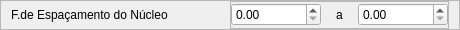
         <widget class="QFrame" name="botao_menu_16">
          <property name="geometry">
           <rect>
            <x>0</x>
            <y>117</y>
            <width>460</width>
            <height>30</height>
           </rect>
          </property>
          <property name="sizePolicy">
           <sizepolicy hsizetype="Maximum" vsizetype="Preferred">
            <horstretch>0</horstretch>
            <verstretch>0</verstretch>
           </sizepolicy>
          </property>
          <property name="minimumSize">
           <size>
            <width>460</width>
            <height>30</height>
           </size>
          </property>
          <property name="maximumSize">
           <size>
            <width>470</width>
            <height>30</height>
           </size>
          </property>
          <property name="frameShape">
           <enum>QFrame::StyledPanel</enum>
          </property>
          <property name="frameShadow">
           <enum>QFrame::Raised</enum>
          </property>
          <layout class="QHBoxLayout" name="horizontalLayout_19">
           <property name="spacing">
            <number>0</number>
           </property>
           <property name="leftMargin">
            <number>10</number>
           </property>
           <property name="topMargin">
            <number>0</number>
           </property>
           <property name="rightMargin">
            <number>10</number>
           </property>
           <property name="bottomMargin">
            <number>0</number>
           </property>
           <item alignment="Qt::AlignLeft|Qt::AlignVCenter">
            <widget class="QLabel" name="label_titulo_app_10">
             <property name="styleSheet">
              <string notr="true">font: 75 12pt &quot;Arial&quot;;</string>
             </property>
             <property name="text">
              <string>F.de Espaçamento do Núcleo</string>
             </property>
            </widget>
           </item>
           <item>
            <widget class="QFrame" name="frame_8">
             <property name="minimumSize">
              <size>
               <width>200</width>
               <height>0</height>
              </size>
             </property>
             <property name="frameShape">
              <enum>QFrame::StyledPanel</enum>
             </property>
             <property name="frameShadow">
              <enum>QFrame::Raised</enum>
             </property>
             <layout class="QHBoxLayout" name="horizontalLayout_34">
              <property name="spacing">
               <number>0</number>
              </property>
              <property name="leftMargin">
               <number>0</number>
              </property>
              <property name="topMargin">
               <number>0</number>
              </property>
              <property name="rightMargin">
               <number>0</number>
              </property>
              <property name="bottomMargin">
               <number>0</number>
              </property>
              <item>
               <widget class="QDoubleSpinBox" name="doubleSpinBox_12">
                <property name="minimumSize">
                 <size>
                  <width>90</width>
                  <height>0</height>
                 </size>
                </property>
                <property name="maximumSize">
                 <size>
                  <width>90</width>
                  <height>16777215</height>
                 </size>
                </property>
                <property name="maximum">
                 <double>100.000000000000000</double>
                </property>
                <property name="singleStep">
                 <double>0.100000000000000</double>
                </property>
               </widget>
              </item>
              <item alignment="Qt::AlignHCenter">
               <widget class="QLabel" name="label_titulo_app_25">
                <property name="minimumSize">
                 <size>
                  <width>0</width>
                  <height>0</height>
                 </size>
                </property>
                <property name="maximumSize">
                 <size>
                  <width>15555</width>
                  <height>16777215</height>
                 </size>
                </property>
                <property name="styleSheet">
                 <string notr="true">font: 75 12pt &quot;Arial&quot;;
text-align:&quot;center&quot;;</string>
                </property>
                <property name="text">
                 <string>a</string>
                </property>
               </widget>
              </item>
              <item>
               <widget class="QDoubleSpinBox" name="doubleSpinBox_13">
                <property name="minimumSize">
                 <size>
                  <width>90</width>
                  <height>0</height>
                 </size>
                </property>
                <property name="maximumSize">
                 <size>
                  <width>90</width>
                  <height>16777215</height>
                 </size>
                </property>
                <property name="maximum">
                 <double>100.000000000000000</double>
                </property>
                <property name="singleStep">
                 <double>0.100000000000000</double>
                </property>
               </widget>
              </item>
             </layout>
            </widget>
           </item>
          </layout>
         </widget>
